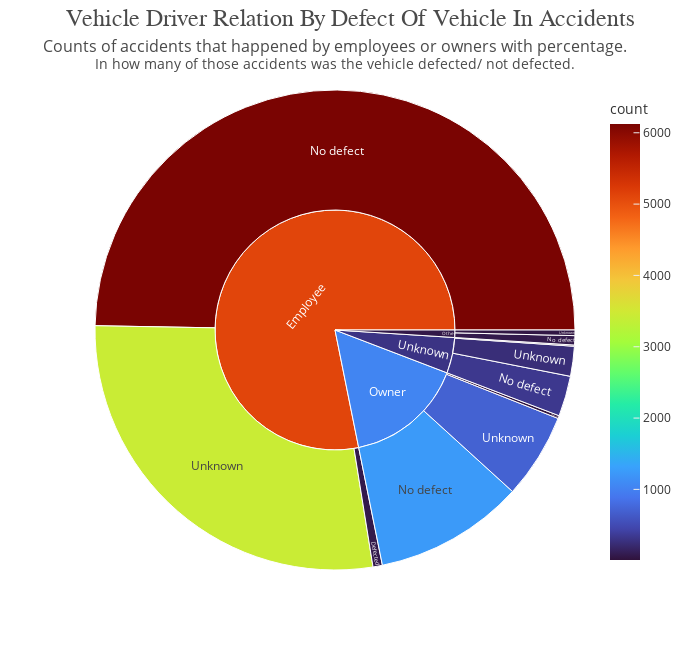

Notebook code for this chart:
### Markdown cell above
-----------

### Code cell
# checking the vehicle driver relation with defect of vehicle and making a plotly sunburst chart
df1['Vehicle_driver_relation'].value_counts()

# creating a dataframe for the sunburst chart
df_sunburst = df1.groupby(['Vehicle_driver_relation', 'Defect_of_vehicle']).size().reset_index(name='count')

# creating the sunburst chart
fig = px.sunburst(df_sunburst, path=['Vehicle_driver_relation', 'Defect_of_vehicle'], values='count', color='count', color_continuous_scale='turbo', width=700, height=650)
fig.update_layout(template = 'ggplot2', title_text='Vehicle Driver Relation By Defect Of Vehicle In Accidents', title=dict(text='Vehicle Driver Relation By Defect Of Vehicle In Accidents', x=0.5, y=0.986), title_font_family='fantasy', title_font_size=24, title_font_color='#4a4a4a', annotations=[dict(text='Counts of accidents that happened by employees or owners with percentage.', x=0.5, y=1.118, font=dict(size=16, color='#4a4a4a'), showarrow=False), dict(text='In how many of those accidents was the vehicle defected/ not defected.', x=0.5, y=1.079, font=dict(size=14, color='#4a4a4a'), showarrow=False)])
fig.update_traces(hovertemplate='<b>%{label}</b><br>%{value}<br>%{percentParent:.1%}<extra></extra>')
fig.update_layout(margin=dict(t=90))
fig.show()

### Figure 1 — Plotly figure (JSON) as saved in the notebook; plotly's stock layout.template omitted (floating-point values rounded to 4 significant figures)
{"data": [{"branchvalues": "total", "customdata": [[78], [24], [10], [6123], [77], [1242], [335], [3426], [46], [707], [248], [5114.0], [65.41], [1035.0], [293.1]], "domain": {"x": [0, 1], "y": [0, 1]}, "hovertemplate": "<b>%{label}</b><br>%{value}<br>%{percentParent:.1%}<extra></extra>", "ids": ["Employee/Defected", "Owner/Defected", "Unknown/Defected", "Employee/No defect", "Other/No defect", "Owner/No defect", "Unknown/No defect", "Employee/Unknown", "Other/Unknown", "Owner/Unknown", "Unknown/Unknown", "Employee", "Other", "Owner", "Unknown"], "labels": ["Defected", "Defected", "Defected", "No defect", "No defect", "No defect", "No defect", "Unknown", "Unknown", "Unknown", "Unknown", "Employee", "Other", "Owner", "Unknown"], "marker": {"coloraxis": "coloraxis", "colors": [78, 24, 10, 6123, 77, 1242, 335, 3426, 46, 707, 248, 5114.0, 65.41, 1035.0, 293.1]}, "name": "", "parents": ["Employee", "Owner", "Unknown", "Employee", "Other", "Owner", "Unknown", "Employee", "Other", "Owner", "Unknown", "", "", "", ""], "type": "sunburst", "values": [78, 24, 10, 6123, 77, 1242, 335, 3426, 46, 707, 248, 9627, 123, 1973, 593]}], "layout": {"annotations": [{"font": {"color": "#4a4a4a", "size": 16}, "showarrow": false, "text": "Counts of accidents that happened by employees or owners with percentage.", "x": 0.5, "y": 1.118}, {"font": {"color": "#4a4a4a", "size": 14}, "showarrow": false, "text": "In how many of those accidents was the vehicle defected/ not defected.", "x": 0.5, "y": 1.079}], "coloraxis": {"colorbar": {"title": {"text": "count"}}, "colorscale": [[0, "#30123b"], [0.07143, "#4145ab"], [0.1429, "#4675ed"], [0.2143, "#39a2fc"], [0.2857, "#1bcfd4"], [0.3571, "#24eca6"], [0.4286, "#61fc6c"], [0.5, "#a4fc3b"], [0.5714, "#d1e834"], [0.6429, "#f3c63a"], [0.7143, "#fe9b2d"], [0.7857, "#f36315"], [0.8571, "#d93806"], [0.9286, "#b11901"], [1, "#7a0402"]]}, "height": 650, "legend": {"tracegroupgap": 0}, "margin": {"t": 90}, "title": {"font": {"color": "#4a4a4a", "family": "fantasy", "size": 24}, "text": "Vehicle Driver Relation By Defect Of Vehicle In Accidents", "x": 0.5, "y": 0.986}, "width": 700}}
